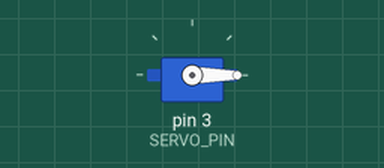
This sketch was run on a simulated Arduino Uno, built with avr-gcc and run on an emulated ATmega328P. On the bench: servo.

Above: at 0.05 s.
At 1.75 s:
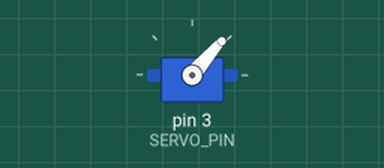
At 3.2 s:
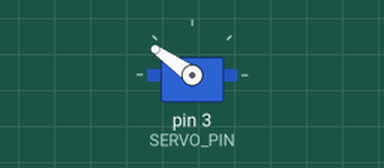
At 6.4 s:
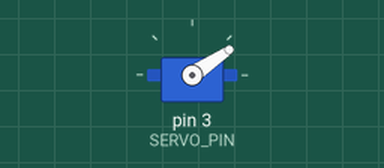
Timing chart, 0 to 8.3 s (numbered marks = the images above):
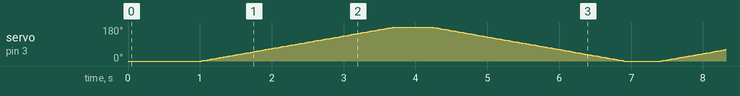

The sketch:

sketch.ino
```cpp
// Test servo 11/10: reset về 0° rồi quét 0° <-> 180° – Arduino Uno
// Mạch (đọc từ ảnh Tinkercad, dây xanh lá = tín hiệu):
//   Servo dây cam (tín hiệu) -> chân 3
//   Servo dây đỏ (nguồn)     -> hàng nguồn + dưới breadboard -> 5V Arduino
//   Servo dây nâu (GND)      -> hàng nguồn - dưới breadboard -> GND Arduino
//   KHÔNG cắm dây đỏ vào Vin hay 3.3V (xem README)
//
// Hiệu ứng: mỗi lần cấp điện hoặc nhấn nút RESET đỏ trên Arduino, servo về 0° và đứng yên RESET_MS
// cho kịp quay về từ bất kỳ góc nào đang đứng, rồi quét 0° -> 180° -> 0° mãi, dừng ở mỗi đầu.
// Góc là hàm của thời gian trong vòng quét (angleAt), loop() không bao giờ chặn. Mốc vòng dời bằng phép trừ
// unsigned nên khi millis() tràn về 0 (sau ≈ 49,7 ngày) servo vẫn quét tiếp, không quay lại giai đoạn reset.

#include <Servo.h>

const uint8_t SERVO_PIN = 3;

const int MIN_ANGLE = 0;
const int MAX_ANGLE = 180;

// ---- Thông số (đơn vị: mili giây) ----
const unsigned long RESET_MS     = 1000;   // đứng ở 0° sau khi khởi động (SG90 quay 180° chỉ mất ≈ 0,3–0,5 s)
const unsigned long QUET_MOVE_MS = 2700;   // quay hết 180° (≈ 1° mỗi 15 ms như bản 03)
const unsigned long QUET_HOLD_MS = 500;    // dừng ở mỗi đầu trước khi quay ngược

// Một vòng quét: lượt lên -> dừng ở 180° -> lượt về -> dừng ở 0°
const unsigned long QUET_HALF_MS  = QUET_MOVE_MS + QUET_HOLD_MS;
const unsigned long QUET_ROUND_MS = 2 * QUET_HALF_MS;

Servo servo;
int lastAngle = MIN_ANGLE;                 // góc đã gửi, chỉ gửi lại khi thay đổi
unsigned long mocKhoiDong = 0;             // millis() lúc setup(), mốc của giai đoạn reset
bool dangQuet = false;                     // đã qua giai đoạn reset (không quay lại khi millis() tràn)
unsigned long mocVong = 0;                 // millis() lúc bắt đầu vòng quét hiện tại

// Góc tăng đều từ MIN_ANGLE lên MAX_ANGLE trong khoảng `duration`, tính tại thời điểm t
int rampAngle(unsigned long t, unsigned long duration) {
  if (duration == 0 || t >= duration) return MAX_ANGLE;
  return MIN_ANGLE + (long)(MAX_ANGLE - MIN_ANGLE) * t / duration;
}

// Góc servo tại thời điểm t (ms) tính từ đầu một vòng quét, 0 <= t < QUET_ROUND_MS
int angleAt(unsigned long t) {
  if (t < QUET_HALF_MS) return rampAngle(t, QUET_MOVE_MS);         // lượt lên rồi dừng ở 180°
  t -= QUET_HALF_MS;                                               // lượt về rồi dừng ở 0°
  return MIN_ANGLE + MAX_ANGLE - rampAngle(t, QUET_MOVE_MS);
}

void setup() {
  servo.attach(SERVO_PIN);
  servo.write(MIN_ANGLE);                  // reset: đưa servo về 0° ngay khi khởi động
  mocKhoiDong = millis();
}

void loop() {
  unsigned long now = millis();
  // Hết RESET_MS thì bắt đầu quét; vòng đầu tính từ đúng lúc hết reset
  if (!dangQuet && QUET_ROUND_MS > 0 && now - mocKhoiDong >= RESET_MS) {
    dangQuet = true;
    mocVong = mocKhoiDong + RESET_MS;
  }

  int angle = MIN_ANGLE;                   // giai đoạn reset: đứng ở 0°
  if (dangQuet) {
    unsigned long t = (now - mocVong) % QUET_ROUND_MS;   // phép trừ unsigned: vẫn đúng khi millis() tràn
    mocVong = now - t;                                   // dời mốc về đầu vòng hiện tại
    angle = angleAt(t);
  }

  if (angle != lastAngle) {
    servo.write(angle);
    lastAngle = angle;
  }
}
```
